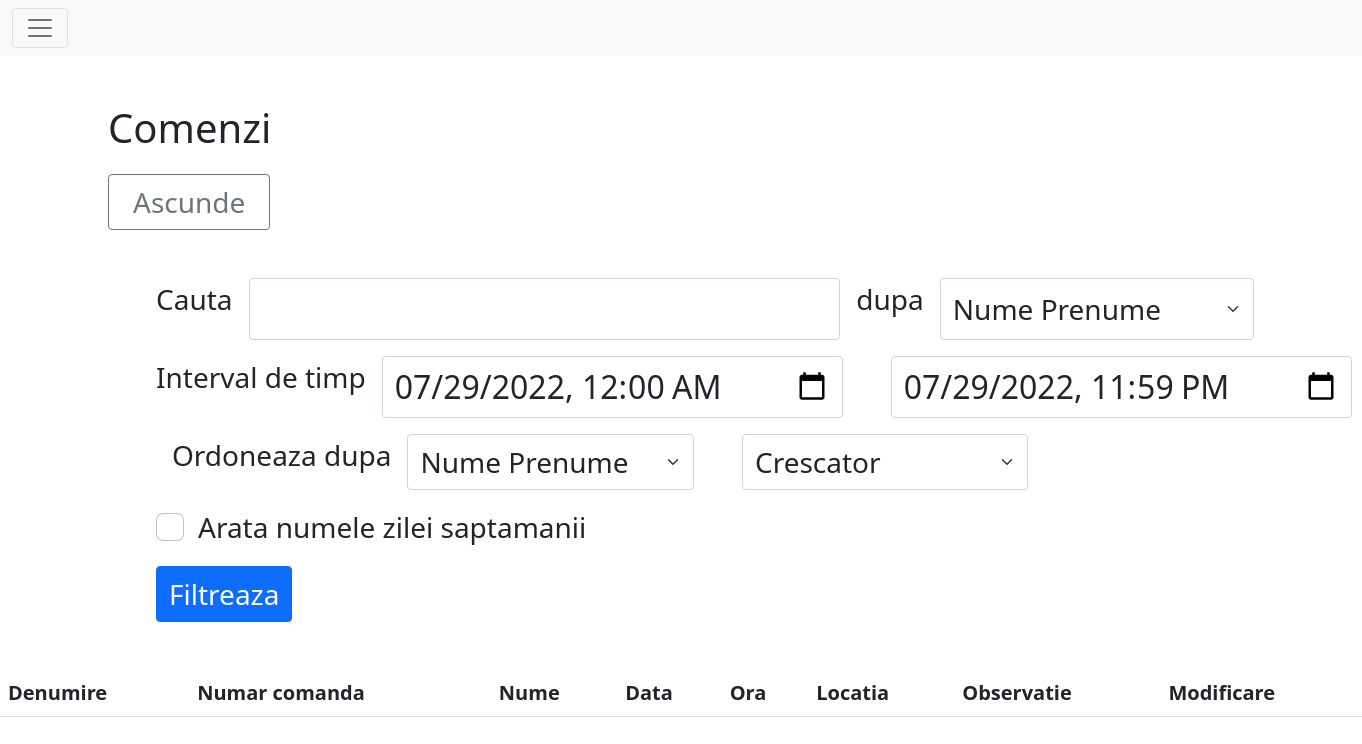
The app's page /activity/comenzi (signed in), older data.
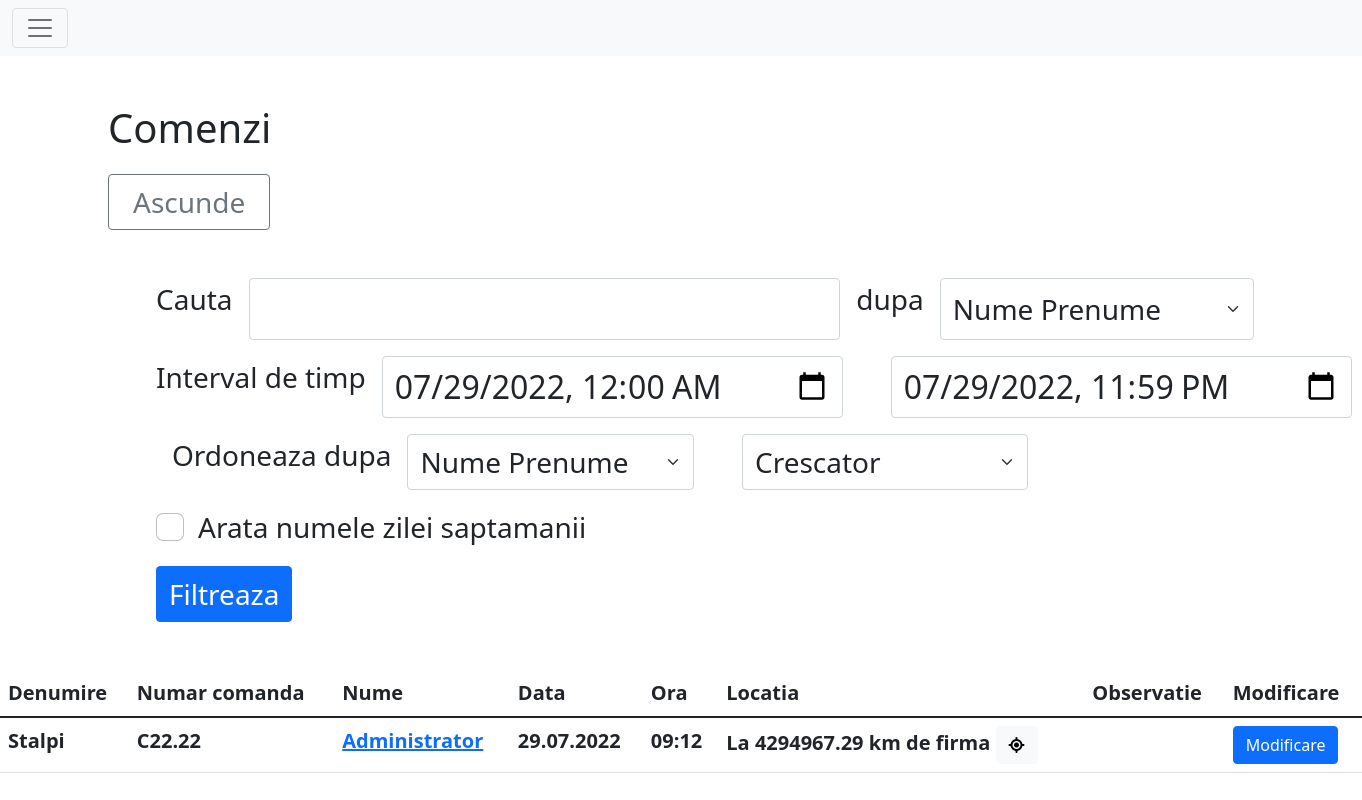
The same page, newer data.
### main/models.py (models this page shows, shortened)
class Info(models.Model):
    user = models.ForeignKey(User, null=True, on_delete=models.DO_NOTHING)
    latitude = models.DecimalField(blank=True, max_digits=11, decimal_places=8)
    longitude = models.DecimalField(blank=True, max_digits=11, decimal_places=8)
    nrcalcloc = models.IntegerField(blank=True, default=1, verbose_name="Numarul de relocari")
    datetime = models.DateTimeField(blank=True, default=datetime.datetime.strptime("01.01.2022 00:00:00", "%d.%m.%Y %H:%M:%S"))
    text = models.TextField(blank=True, max_length=300, verbose_name="observatie")
    @property
    def getCoords(self):
        return f"{self.latitude},{self.longitude}"

class Comanda(Info):
    numar_comanda = models.CharField(blank=False, max_length=15, default="Cxxxx.xx")
    denumire = models.CharField(blank=False, max_length=20, default="")
    class Meta:
        verbose_name_plural='Comenzi'

class Info(models.Model):
    user = models.ForeignKey(User, null=True, on_delete=models.DO_NOTHING)
    latitude = models.DecimalField(blank=True, max_digits=11, decimal_places=8)
    longitude = models.DecimalField(blank=True, max_digits=11, decimal_places=8)
    nrcalcloc = models.IntegerField(blank=True, default=1, verbose_name="Numarul de relocari")
    datetime = models.DateTimeField(blank=True, default=datetime.datetime.strptime("01.01.2022 00:00:00", "%d.%m.%Y %H:%M:%S"))
    text = models.TextField(blank=True, max_length=300, verbose_name="observatie")
    @property
    def getCoords(self):
        return f"{self.latitude},{self.longitude}"

class User(AbstractUser):
    nume = models.CharField(blank=False, max_length=50, default="Angajat")
    email = models.EmailField(blank=True, null=False)
    telefon = models.CharField(blank=True, null=False, default='0'*10, max_length=15)
    role = models.CharField(blank=False, default="Angajat", max_length=20)
    class Meta:
        verbose_name='Utilizator'
        verbose_name_plural='Utilizatori'

class OwnSettings(models.Model):
    nrrecalcpoz = models.IntegerField(blank=False, default=3, verbose_name="Numarul de relocari")
    secafterrecalc = models.IntegerField(blank=False, default=60, verbose_name="Numarul de secunde dupa care este disponibila o relocare")
    disterror = models.FloatField(blank=False, default=10, verbose_name="Distanta in metrii acceptata ca eroare a calculului de locatie")
    program = models.CharField(blank=False, default="L Ma Mi J V S D", max_length=20)
    min_tolerated = models.IntegerField(blank=False, default=5, verbose_name="Numarul de minute tolerate in calculul celor 8 ore dintre intrare si iesire")
    harta = models.ForeignKey(Harta, null=True, on_delete=models.DO_NOTHING)
    class Meta:
        verbose_name='Setari proprii'
        verbose_name_plural='Setari'

class Forma(models.Model):
    nume = models.CharField(blank=True, default="corp", max_length=30)
    tip = models.CharField(blank=False, default="Cerc", choices=[("Cerc", "Cerc")], max_length=15)
    puncte = models.TextField(blank=False, default="0 0\n0 0")
    def getShape(self):
        model = None
        if self.tip == "Triunghi": model = geometry.Triunghi
        elif self.tip == "Patrulater": model = geometry.Patrulater
        elif self.tip == "Cerc": model = geometry.Cerc
        strpcts = self.puncte.split('\n')
        while "" in strpcts:
            strpcts.remove("")
        pcts = []
        for pctstr in strpcts:
            s = str(pctstr).replace('\r', '').replace(',', ' ').split(' ')
            pcts.append([float(s[0]), float(s[1])])
        return model(*pcts)
    class Meta:
        verbose_name='Arie pe harta'
        verbose_name_plural='Arii pe harta'

### main/views.py (the view)
# urls.py: path("activity/comenzi", login_required(views.ComandaActivity.as_view()), name="comenzi"),
class ComandaActivity(BaseActivityView):
    template_name = 'comenzi.html'
    titlu = "Comenzi"
    model = models.Comanda

### main/geometry.py (called while the page is built)
    @staticmethod
    def __dist(point1: list, point2: list):
        return sqrt((point1[1]-point2[1])**2 + (point1[0]-point2[0])**2)

    @property
    def center(self):
        return (self.__center[0], self.__center[1])

    @property
    def point(self):
        return (self.__point[0], self.__point[1])

### main/templatetags/mytags.py (called while the page is built)
@register.filter(name='role_at_least')
def role_at_least(user, name):
    priorit = {
        "Angajat": 1,
        "Viewer": 2,
        "Manager": 3,
        "Admin": 4,
    }
    if not user.is_authenticated:
        return False
    if name in priorit.keys():
        return priorit[user.role] >= priorit[name]
    return False

@register.filter(name='strloc')
def strloc(info: models.Info) -> str:
    return utils.locStr(info)

### main/utils.py (called while the page is built)
def getTime(info = None):
    now = None
    if info is None: now = utils.timezone.now()
    elif isinstance(info, models.Info): now = info.datetime
    elif isinstance(info, datetime.datetime): now = info
    settings_time_zone = pytz.timezone(settings.TIME_ZONE)
    now = now.astimezone(settings_time_zone)
    return now

### templates/comenzi.html (shortened to what this page needs)
{% extends 'base.html' %}
{% block content %}
{% load mytags %}
<div class="w-100 h-100 mb-5">
<div class="container-fluid m-5 fs-1">
    <h1 class="mb-3 ms-5"> {{ titlu }} </h1>
    <button id='btnSHS' title="Arata / Ascunde filtrarea" onclick="arataascunde('filter', 'btnSHS')" class="btn btn-outline-secondary btn-square-md font-weight-bold fs-3 align-self-center my-0 px-4 ms-5">Ascunde</button>
    <div class="m-5 fs-3" id="filter">
    <div class="fs-3 mt-5 mx-5 mb-3">
    <form method="get">
        <div class="d-flex flex-row mb-3">
            <p class="me-3 form-label">Cauta</p>
            <input type="search" class="form-control fs-2" name="stext" value="{{ stext }}">
            <p class="me-3 form-label ms-3">dupa</p>
            <select class="form-select flex-shrink-1 fs-3 me-5 w-50" aria-label="Default select example" name="scrit" required>
              <option {% if scrit == "nume" %}selected{% endif %} value="nume">Nume Prenume</option>
            </select>
        </div>
        <div class="d-flex flex-row mb-3">
            <p class="me-3 form-label text-nowrap">Interval de timp</p>
            <input autocomplete="off" type="datetime-local" class="form-control fs-2 me-5" id="inputDate1" pattern="[0-9]{4}-[0-9]{2}-[0-9]{2}T[0-9]{2}:[0-9]{2}" name="date1">
            <input autocomplete="off" type="datetime-local" class="form-control fs-2 me-5" id="inputDate2" pattern="[0-9]{4}-[0-9]{2}-[0-9]{2}T[0-9]{2}:[0-9]{2}" name="date2">
        </div>
        <div class="d-flex flex-row mb-3">
            <p class="me-3 form-label ms-3">Ordoneaza dupa</p>
            <select class="form-select flex-shrink-1 fs-3 me-5 w-25" aria-label="Default select example" name="ocrit">
              <option {% if ocrit == "nume" %}selected{% endif %} value="nume">Nume Prenume</option>
            </select>
            <select class="form-select flex-shrink-1 fs-3 me-5 w-25" aria-label="Default select example" name="oord" required>
              <option {% if oord == "cresc" %}selected{% endif %} value="cresc">Crescator</option>
            </select>
        </div>
        <div class="form-check mt-2">
          <input autocomplete="off" class="form-check-input" type="checkbox" value="1" id="flexCheckDefault" name="showday" {% if showday == "1" %} checked {% endif %}>
          <label class="form-check-label" for="flexCheckDefault">
            Arata numele zilei saptamanii
          </label>
        </div>
        <button type="submit" class="btn btn-primary mt-3 me-5 fs-3">Filtreaza</button>
    </form>
    </div>
    </div>
</div>
</div>
<div class="w-100 h-100">
    <table class="table table-hover fs-5">
        <thead class="">
            <tr>
                <th> Denumire </th>
                <th> Numar comanda</th>
                <th> Nume </th>
                <th> Data </th>
                <th> Ora </th>
                <th> Locatia </th>
                <th> Observatie </th>
                <th> Modificare </th>
            </tr>
        </thead>
        <tbody>
        {% for info in tabledata %}
            <tr>
                <th> {{ info.denumire }}</th>
                <th> {{ info.numar_comanda }}</th>
                <th> <a href="{% url 'detaliiuser' username=info.user.username %}">{{ info.user.nume }}</a></th>
                <th> {{ info.datetime|ftime:"date" }} </th>
                <th> {{ info.datetime|ftime:"time" }} </th>
                <th> {{ info|strloc }}
                {% if info|strloc != "-" %}<button class="btn btn-light" onclick="loadMap('{{ info.getCoords|safe }}')"><i class="fa-solid fa-location-crosshairs"></i></button>{% endif %}
                </th>
                <th> {{ info.text }} </th>
                <th> <a href="{% url 'actUserFromPath' datein=info.datetime|ftime:"date" dateout=info.datetime|ftime:"date" username=info.user.username%}" class="btn btn-primary">Modificare</a> </th>
            </tr>
        {% endfor %}
        </tbody>
    </table>
</div>
{% endblock %}

Row changes from the older to the newer data that the page shows:
added Comanda: denumire "Stalpi", numar_comanda "C22.22", user.nume "Administrator", datetime|ftime "29.07.2022", datetime|ftime "09:12", nume "La 4294967.29 km de firma"
